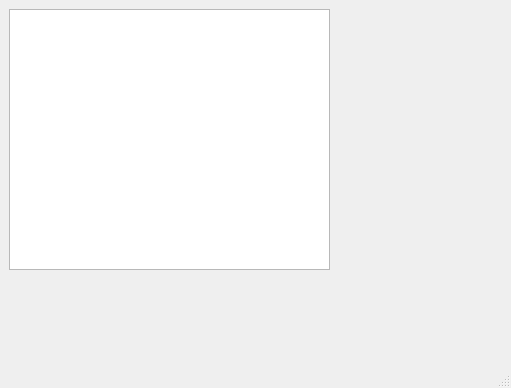
<?xml version="1.0" encoding="UTF-8"?>
<ui version="4.0">
 <class>MainWindow</class>
 <widget class="QMainWindow" name="MainWindow">
  <property name="geometry">
   <rect>
    <x>0</x>
    <y>0</y>
    <width>511</width>
    <height>388</height>
   </rect>
  </property>
  <property name="windowTitle">
   <string>MainWindow</string>
  </property>
  <widget class="QWidget" name="centralwidget">
   <widget class="QTextEdit" name="textEdit">
    <property name="geometry">
     <rect>
      <x>9</x>
      <y>9</y>
      <width>321</width>
      <height>261</height>
     </rect>
    </property>
   </widget>
  </widget>
  <widget class="QMenuBar" name="menubar">
   <property name="geometry">
    <rect>
     <x>0</x>
     <y>0</y>
     <width>511</width>
     <height>21</height>
    </rect>
   </property>
  </widget>
  <widget class="QStatusBar" name="statusbar"/>
 </widget>
 <resources/>
 <connections/>
</ui>
